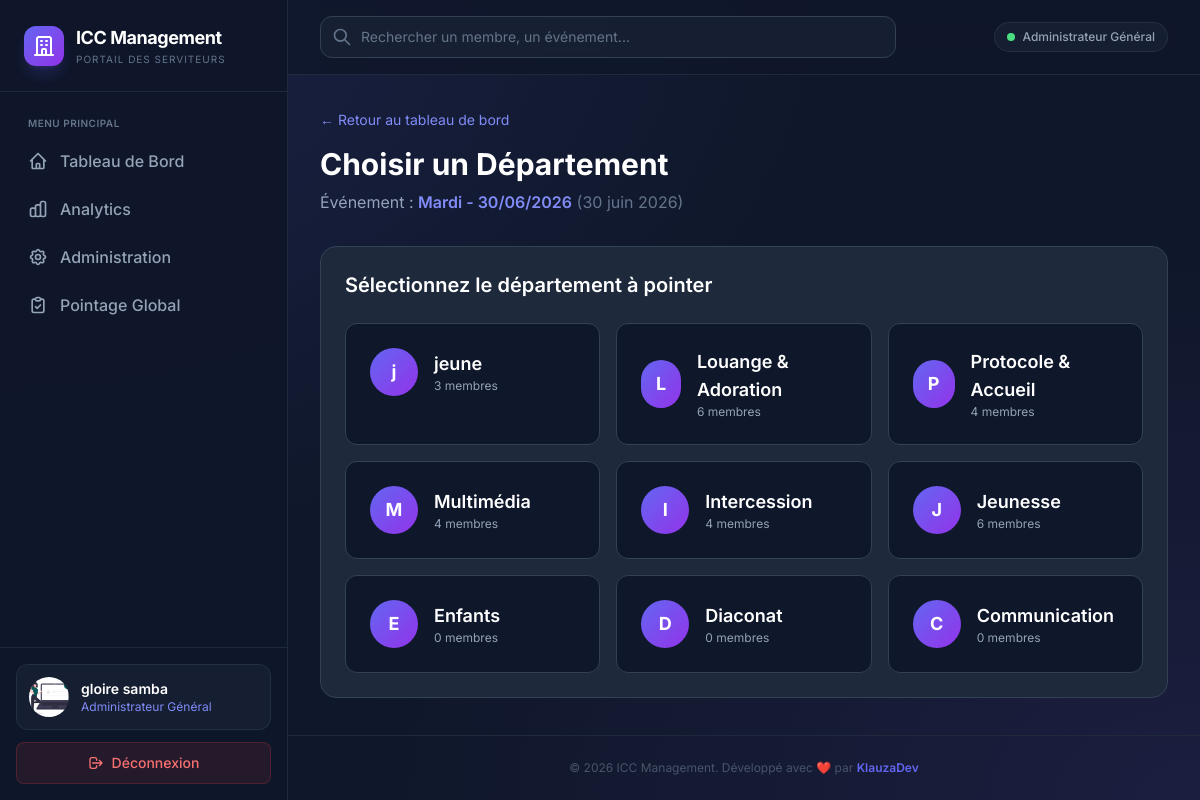
The app's page /attendance/mark/9/ (signed in) with its own data.
### account/models.py (models this page shows, shortened)
class CustomUser(AbstractUser):
    ROLE_CHOICES = (
        ('admin', 'Administrateur Général'),
        ('chef', 'Chef de Département'),
        ('serviteur', 'Serviteur'),
    )
    nom = models.CharField("Nom", max_length=100)
    prenom = models.CharField("Prénom", max_length=100)
    role = models.CharField("Rôle", max_length=10, choices=ROLE_CHOICES, default='serviteur')
    departement = models.ForeignKey(
        Department,
        on_delete=models.SET_NULL,
        null=True,
        blank=True,
        verbose_name="Département",
        related_name="members"
    )
    telephone = models.CharField("Téléphone", max_length=20, blank=True, null=True)
    adresse = models.TextField("Adresse", blank=True, null=True)
    profession = models.CharField("Profession (Statut)", max_length=100, blank=True, null=True)
    photo = models.ImageField(upload_to='photos_profil/', blank=True, null=True)
    class Meta:
        verbose_name = "Utilisateur"
        verbose_name_plural = "Utilisateurs"

class Department(models.Model):
    name = models.CharField("Nom du département", max_length=100, unique=True)
    class Meta:
        verbose_name = "Département"
        verbose_name_plural = "Départements"

### attendance/models.py (models this page shows, shortened)
class ServiceEvent(models.Model):
    EVENT_TYPES = (
        ('culte_dimanche', 'Culte du Dimanche'),
        ('priere_mercredi', 'Prière du Mercredi'),
        ('veillee', 'Veillée'),
        ('reunion_dept', 'Réunion de Département'),
        ('autre', 'Autre'),
    )
    name = models.CharField("Nom de l'événement", max_length=200)
    event_type = models.CharField("Type", max_length=50, choices=EVENT_TYPES)
    date = models.DateField("Date")
    description = models.TextField("Description", blank=True, null=True)
    class Meta:
        verbose_name = "Événement"
        verbose_name_plural = "Événements"
        ordering = ['-date'] # Les plus récents en premier

### attendance/views.py (the view)
    def _wrapped_view(request, *args, **kwargs):
        if not hasattr(request.user, 'role') or request.user.role not in ['chef', 'admin']:
            messages.error(request, "🚫 Accès Interdit : Seuls les Chefs peuvent pointer.")
            return redirect('serviteur_dashboard')
        return view_func(request, *args, **kwargs)

### attendance/views.py (called while the page is built, shortened)
def chef_or_admin_required(view_func):
    def _wrapped_view(request, *args, **kwargs):
        if not hasattr(request.user, 'role') or request.user.role not in ['chef', 'admin']:
            messages.error(request, "🚫 Accès Interdit : Seuls les Chefs peuvent pointer.")
            return redirect('serviteur_dashboard')
        return view_func(request, *args, **kwargs)
    return login_required(_wrapped_view)

@chef_or_admin_required
def mark_attendance(request, event_id):
    event = get_object_or_404(ServiceEvent, id=event_id)
    if request.user.role == 'admin':
        dept_id = request.GET.get('dept')
        if not dept_id:
            departments = Department.objects.all()
            return render(request, 'attendance/select_department.html', {
                'event': event,
                'departments': departments
            })
        department = get_object_or_404(Department, id=dept_id)
    else:
        department = request.user.departement
        if not department:
            messages.error(request, "Vous n'avez pas de département assigné.")
            return redirect('chef_dashboard')

### attendance/templates/attendance/select_department.html (shortened to what this page needs)
{% extends 'base.html' %}
{% block content %}
<div class="max-w-4xl mx-auto">
    <a href="{% url 'chef_dashboard' %}" class="text-indigo-400 hover:text-indigo-300 text-sm mb-4 inline-block">
        ← Retour au tableau de bord
    </a>
    <div class="mb-8">
        <h1 class="text-3xl font-bold text-white mb-2">Choisir un Département</h1>
        <p class="text-slate-400">
            Événement : <span class="text-indigo-400 font-semibold">{{ event.name }}</span>
            <span class="text-slate-500">({{ event.date }})</span>
        </p>
    </div>
    <div class="bg-slate-800 rounded-2xl p-6 border border-slate-700">
        <h2 class="text-xl font-semibold text-white mb-6">Sélectionnez le département à pointer</h2>
        <div class="grid grid-cols-1 sm:grid-cols-2 lg:grid-cols-3 gap-4">
            {% for dept in departments %}
                <a href="{% url 'mark_attendance' event.id %}?dept={{ dept.id }}"
                   class="group bg-slate-900 hover:bg-indigo-600/20 hover:border-indigo-500 p-6 rounded-xl border border-slate-700 transition-all duration-200">
                    <div class="flex items-center gap-4">
                        <div class="w-12 h-12 rounded-full bg-gradient-to-br from-indigo-500 to-purple-600 flex items-center justify-center font-bold text-white text-lg group-hover:scale-110 transition-transform">
                            {{ dept.name|slice:":1" }}
                        </div>
                        <div>
                            <p class="text-white font-semibold text-lg group-hover:text-indigo-400 transition-colors">
                                {{ dept.name }}
                            </p>
                            <p class="text-xs text-slate-400">
                                {{ dept.members.count }} membre{{ dept.members.count|pluralize }}
                            </p>
                        </div>
                    </div>
                </a>
            {% empty %}
                <div class="col-span-full text-center py-12">
                    <p class="text-slate-400 text-lg">Aucun département disponible.</p>
                    <p class="text-slate-500 text-sm mt-2">Créez d'abord des départements dans l'administration.</p>
                </div>
            {% endfor %}
        </div>
    </div>
</div>
{% endblock %}

### account/templates/base.html (shortened to what this page needs)
{% load static %}
<!DOCTYPE html>
<html lang="fr" class="scroll-smooth">
<head>
    <script src="https://cdn.tailwindcss.com"></script>
</head>
<body class="text-slate-200 min-h-screen flex overflow-x-hidden">
    <aside id="sidebar" class="fixed inset-y-0 left-0 z-50 w-72 bg-slate-900/95 border-r border-slate-800 flex flex-col transform -translate-x-full md:translate-x-0 sidebar-transition shadow-2xl md:shadow-none">
        <div class="p-6 border-b border-slate-800 flex justify-between items-center">
            <div class="flex items-center gap-3">
                <div class="w-10 h-10 rounded-xl bg-gradient-to-br from-indigo-500 to-purple-600 flex items-center justify-center shadow-lg shadow-indigo-500/20">
                    <svg class="w-6 h-6 text-white" fill="none" stroke="currentColor" viewBox="0 0 24 24">
                        <path stroke-linecap="round" stroke-linejoin="round" stroke-width="2" d="M19 21V5a2 2 0 00-2-2H7a2 2 0 00-2 2v16m14 0h2m-2 0h-5m-9 0H3m2 0h5M9 7h1m-1 4h1m4-4h1m-1 4h1m-5 10v-5a1 1 0 011-1h2a1 1 0 011 1v5m-4 0h4"></path>
                    </svg>
                </div>
                <div>
                    <h1 class="text-lg font-bold text-white tracking-tight">ICC Management</h1>
                    <p class="text-[10px] text-slate-500 uppercase tracking-widest">Portail des Serviteurs</p>
                </div>
            </div>
        </div>
        <nav class="flex-1 p-4 space-y-1 overflow-y-auto">
            <p class="text-[10px] font-semibold text-slate-500 uppercase tracking-wider px-3 mb-2 mt-2">Menu Principal</p>
            {% if request.user.role == 'serviteur' %}
                <a href="{% url 'serviteur_dashboard' %}"
                   class="flex items-center gap-3 px-3 py-2.5 rounded-lg transition-all duration-200 group
                   {% if request.resolver_match.url_name == 'serviteur_dashboard' %}bg-indigo-600/10 text-indigo-400 border-l-2 border-indigo-500{% else %}text-slate-400 hover:bg-slate-800/50 hover:text-white{% endif %}">
                    <svg class="w-5 h-5" fill="none" stroke="currentColor" viewBox="0 0 24 24"><path stroke-linecap="round" stroke-linejoin="round" stroke-width="2" d="M3 12l2-2m0 0l7-7 7 7M5 10v10a1 1 0 001 1h3m10-11l2 2m-2-2v10a1 1 0 01-1 1h-3m-6 0a1 1 0 001-1v-4a1 1 0 011-1h2a1 1 0 011 1v4a1 1 0 001 1m-6 0h6"></path></svg>
                    <span class="font-medium">Mon Espace</span>
                </a>
            {% else %}
                <a href="{% url 'chef_dashboard' %}"
                   class="flex items-center gap-3 px-3 py-2.5 rounded-lg transition-all duration-200 group
                   {% if request.resolver_match.url_name == 'chef_dashboard' %}bg-indigo-600/10 text-indigo-400 border-l-2 border-indigo-500{% else %}text-slate-400 hover:bg-slate-800/50 hover:text-white{% endif %}">
                    <svg class="w-5 h-5" fill="none" stroke="currentColor" viewBox="0 0 24 24"><path stroke-linecap="round" stroke-linejoin="round" stroke-width="2" d="M3 12l2-2m0 0l7-7 7 7M5 10v10a1 1 0 001 1h3m10-11l2 2m-2-2v10a1 1 0 01-1 1h-3m-6 0a1 1 0 001-1v-4a1 1 0 011-1h2a1 1 0 011 1v4a1 1 0 001 1m-6 0h6"></path></svg>
                    <span class="font-medium">Tableau de Bord</span>
                </a>
            {% endif %}
            {% if request.user.role == 'admin' %}
            <a href="{% url 'admin_dashboard' %}"
               class="flex items-center gap-3 px-3 py-2.5 rounded-lg transition-all duration-200
               {% if request.resolver_match.url_name == 'admin_dashboard' %}bg-indigo-600/10 text-indigo-400 border-l-2 border-indigo-500{% else %}text-slate-400 hover:bg-slate-800/50 hover:text-white{% endif %}">
                <span class="font-medium">Analytics</span>
            </a>
            <a href="{% url 'admin:index' %}"
               class="flex items-center gap-3 px-3 py-2.5 rounded-lg transition-all duration-200 text-slate-400 hover:bg-slate-800/50 hover:text-white">
                <span class="font-medium">Administration</span>
            </a>
            {% endif %}
{% if request.user.role == 'chef' or request.user.role == 'admin' %}
<a href="{% url 'pointage_global' %}"
   class="flex items-center gap-3 px-3 py-2.5 rounded-lg transition-all duration-200 group
   {% if request.resolver_match.url_name == 'pointage_global' %}bg-indigo-600/10 text-indigo-400 border-l-2 border-indigo-500{% else %}text-slate-400 hover:bg-slate-800/50 hover:text-white{% endif %}">
    <svg class="w-5 h-5" fill="none" stroke="currentColor" viewBox="0 0 24 24">
        <path stroke-linecap="round" stroke-linejoin="round" stroke-width="2" d="M9 5H7a2 2 0 00-2 2v12a2 2 0 002 2h10a2 2 0 002-2V7a2 2 0 00-2-2h-2M9 5a2 2 0 002 2h2a2 2 0 002-2M9 5a2 2 0 012-2h2a2 2 0 012 2m-6 9l2 2 4-4"></path>
    </svg>
    <span class="font-medium">Pointage Global</span>
</a>
{% endif %}
        </nav>
<div class="p-4 border-t border-slate-800">
    <div class="bg-slate-800/50 backdrop-blur rounded-xl p-3 flex items-center gap-3 mb-3 border border-slate-700/50">
        {% if request.user.photo %}
            <img src="{{ request.user.photo.url }}" alt="Photo" class="w-10 h-10 rounded-full object-cover flex-shrink-0">
        {% else %}
            <div class="w-10 h-10 rounded-full bg-gradient-to-br from-indigo-500 to-purple-600 flex items-center justify-center font-bold text-white text-sm shadow-lg flex-shrink-0">
                {{ request.user.prenom|slice:":1" }}{{ request.user.nom|slice:":1" }}
            </div>
        {% endif %}
        <div class="overflow-hidden flex-1">
            <p class="text-sm font-semibold text-white truncate">{{ request.user.prenom }} {{ request.user.nom }}</p>
            <p class="text-xs text-indigo-400 truncate capitalize">{{ request.user.get_role_display }}</p>
        </div>
    </div>
    <form method="post" action="{% url 'logout' %}" class="w-full">
        <button type="submit" class="flex items-center justify-center gap-2 w-full px-4 py-2.5 bg-red-500/10 text-red-400 hover:bg-red-500 hover:text-white rounded-lg transition-all duration-200 text-sm font-medium border border-red-500/20 hover:border-red-500">
            <svg class="w-4 h-4" fill="none" stroke="currentColor" viewBox="0 0 24 24"><path stroke-linecap="round" stroke-linejoin="round" stroke-width="2" d="M17 16l4-4m0 0l-4-4m4 4H7m6 4v1a3 3 0 01-3 3H6a3 3 0 01-3-3V7a3 3 0 013-3h4a3 3 0 013 3v1"></path></svg>
            Déconnexion
        </button>
    </form>
</div>
    </aside>
    <div class="flex-1 md:ml-72 flex flex-col min-h-screen">
        <header class="glass-header sticky top-0 z-30 border-b border-slate-800 px-4 md:px-8 py-4">
            <div class="flex justify-between items-center gap-4">
                <form method="get" action="{% url 'global_search' %}" class="flex-1 max-w-xl">
                    <div class="relative group">
                        <svg class="w-5 h-5 absolute left-3 top-1/2 -translate-y-1/2 text-slate-500 group-focus-within:text-indigo-400 transition-colors" fill="none" stroke="currentColor" viewBox="0 0 24 24">
                            <path stroke-linecap="round" stroke-linejoin="round" stroke-width="2" d="M21 21l-6-6m2-5a7 7 0 11-14 0 7 7 0 0114 0z"></path>
                        </svg>
                        <input type="text" name="q" placeholder="Rechercher un membre, un événement..."
                               class="w-full pl-10 pr-4 py-2.5 bg-slate-800/50 border border-slate-700 rounded-xl text-white placeholder-slate-500 focus:outline-none focus:ring-2 focus:ring-indigo-500/50 focus:border-indigo-500 transition-all text-sm">
                    </div>
                </form>
                <div class="hidden md:flex items-center gap-2 px-3 py-1.5 bg-slate-800/50 rounded-full border border-slate-700/50">
                    <div class="w-2 h-2 rounded-full bg-green-400 animate-pulse"></div>
                    <span class="text-xs font-medium text-slate-400 capitalize">{{ request.user.get_role_display }}</span>
                </div>
            </div>
        </header>
        <main class="flex-1 p-4 md:p-8 fade-in">
            {% block content %}{% endblock %}
        </main>
        <footer class="border-t border-slate-800 p-6 text-center">
            <p class="text-xs text-slate-600">
                © 2026 ICC Management. Développé avec ❤️ par <a href="https://klauscv.netlify.app/"><span class="text-indigo-500 font-semibold">KlauzaDev</span></a>
            </p>
        </footer>
    </div>
</body>
</html>

### account/templates/base.html (style rules this page uses)
body { font-family: 'Inter', sans-serif; background-color: #0f172a; background-image: radial-gradient(at 0% 0%, rgba(99, 102, 241, 0.15) 0px, transparent 50%), radial-gradient(at 100% 100%, rgba(139, 92, 246, 0.1) 0px, transparent 50%); background-attachment: fixed; }
.sidebar-transition { transition: transform 0.3s cubic-bezier(0.4, 0, 0.2, 1); }
.fade-in { animation: fadeIn 0.3s ease-in-out; }
.glass-header { background: rgba(15, 23, 42, 0.8); backdrop-filter: blur(12px); -webkit-backdrop-filter: blur(12px); }

### records on screen
CustomUser: user.photo (picture), user.prenom "gloire", user.nom "samba", user.role "Administrateur Général"
ServiceEvent: name "Mardi - 30/06/2026", date "30 juin 2026"
Department: name "j", name "jeune", members.count "3"
Department: name "L", name "Louange & Adoration", members.count "6"
Department: name "P", name "Protocole & Accueil", members.count "4"
Department: name "M", name "Multimédia", members.count "4"
Department: name "I", name "Intercession", members.count "4"
Department: name "J", name "Jeunesse", members.count "6"
Department: name "E", name "Enfants", members.count "0"
Department: name "D", name "Diaconat", members.count "0"
Department: name "C", name "Communication", members.count "0"
